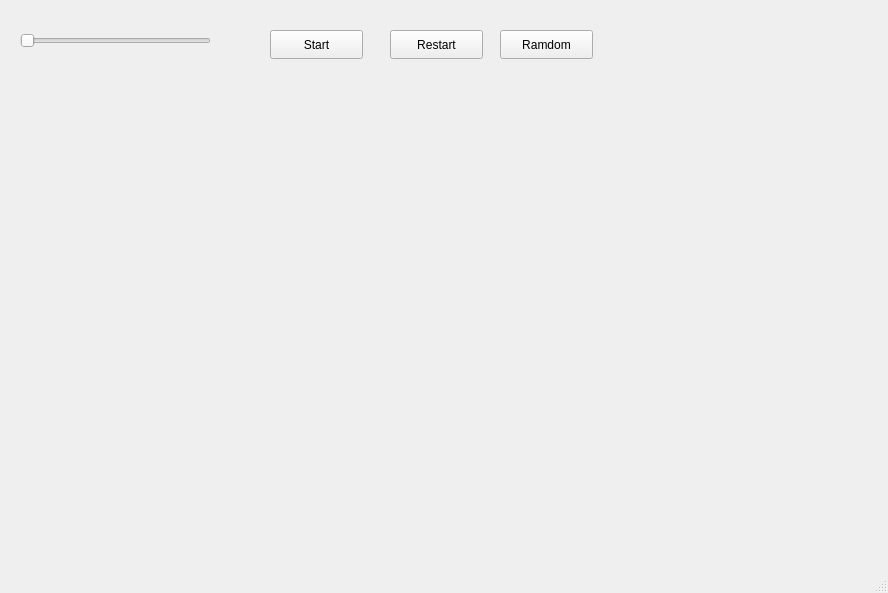
<?xml version="1.0" encoding="UTF-8"?>
<ui version="4.0">
 <class>MainWindow</class>
 <widget class="QMainWindow" name="MainWindow">
  <property name="geometry">
   <rect>
    <x>0</x>
    <y>0</y>
    <width>888</width>
    <height>593</height>
   </rect>
  </property>
  <property name="windowTitle">
   <string>MainWindow</string>
  </property>
  <widget class="QWidget" name="centralwidget">
   <widget class="QPushButton" name="resetButton">
    <property name="geometry">
     <rect>
      <x>390</x>
      <y>30</y>
      <width>93</width>
      <height>29</height>
     </rect>
    </property>
    <property name="text">
     <string>Restart</string>
    </property>
   </widget>
   <widget class="QPushButton" name="boutonStop">
    <property name="geometry">
     <rect>
      <x>500</x>
      <y>30</y>
      <width>93</width>
      <height>29</height>
     </rect>
    </property>
    <property name="text">
     <string>Ramdom</string>
    </property>
   </widget>
   <widget class="QWidget" name="gridcontainer" native="true">
    <property name="geometry">
     <rect>
      <x>10</x>
      <y>80</y>
      <width>701</width>
      <height>461</height>
     </rect>
    </property>
   </widget>
   <widget class="QPushButton" name="startButton">
    <property name="geometry">
     <rect>
      <x>270</x>
      <y>30</y>
      <width>93</width>
      <height>29</height>
     </rect>
    </property>
    <property name="text">
     <string>Start</string>
    </property>
   </widget>
   <widget class="QSlider" name="speedSlider">
    <property name="geometry">
     <rect>
      <x>20</x>
      <y>30</y>
      <width>191</width>
      <height>22</height>
     </rect>
    </property>
    <property name="orientation">
     <enum>Qt::Orientation::Horizontal</enum>
    </property>
   </widget>
  </widget>
  <widget class="QMenuBar" name="menubar">
   <property name="geometry">
    <rect>
     <x>0</x>
     <y>0</y>
     <width>888</width>
     <height>26</height>
    </rect>
   </property>
  </widget>
  <widget class="QStatusBar" name="statusbar"/>
 </widget>
 <resources/>
 <connections/>
</ui>
